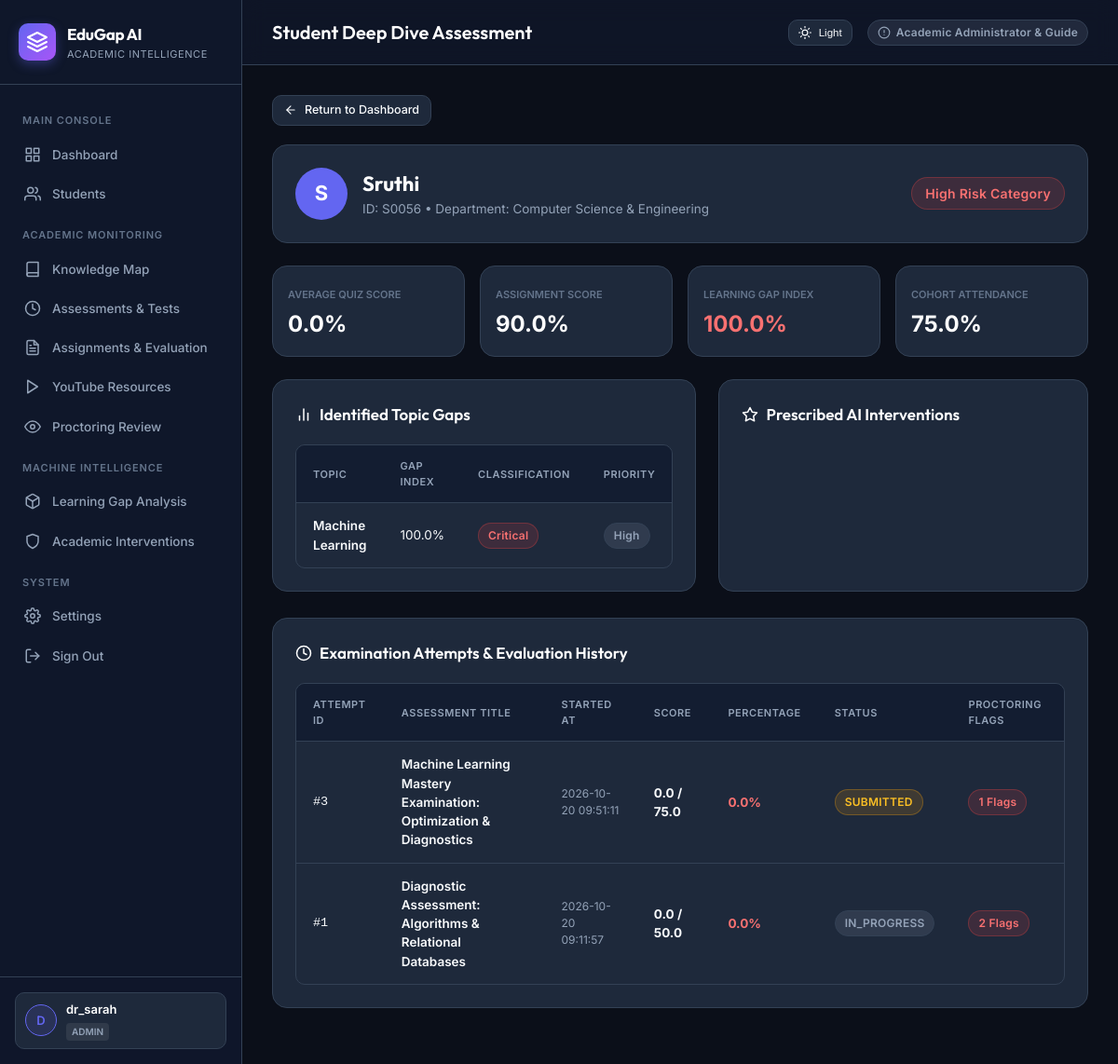
Page /student/S0056 (signed in) on the earlier database version.
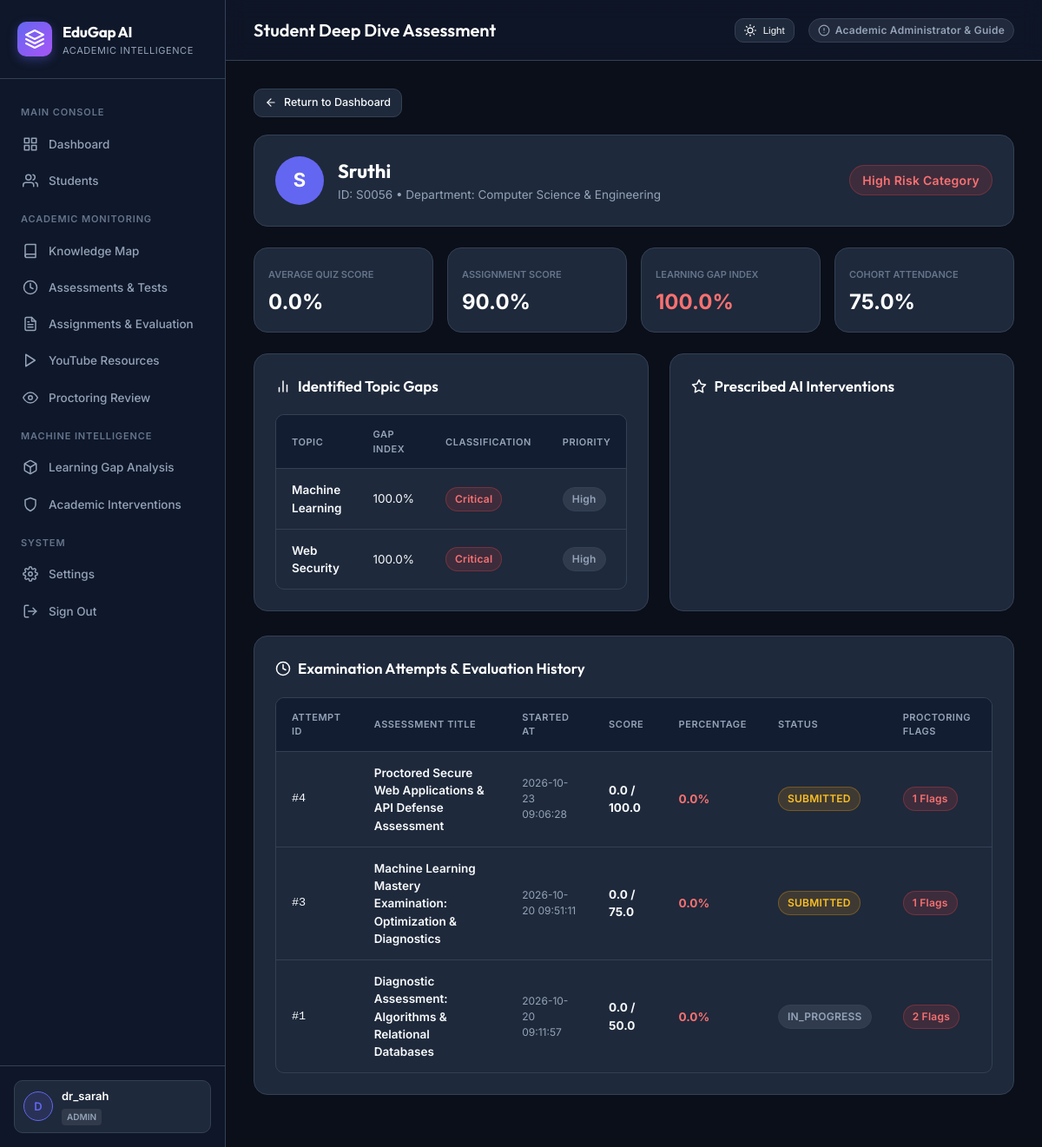
Same page on the later database version.
### tables this page shows
CREATE TABLE learning_gaps (
    id INTEGER PRIMARY KEY AUTOINCREMENT,
    student_id TEXT,
    topic TEXT,
    learning_gap_score REAL,
    gap_category TEXT,
    priority TEXT
);

CREATE TABLE assessment_attempts (
        id INTEGER PRIMARY KEY AUTOINCREMENT,
        assessment_id INTEGER NOT NULL,
        student_id TEXT NOT NULL,
        started_at TIMESTAMP DEFAULT CURRENT_TIMESTAMP,
        submitted_at TIMESTAMP,
        time_taken_seconds INTEGER DEFAULT 0,
        score REAL DEFAULT 0.0,
        max_score REAL DEFAULT 100.0,
        percentage REAL DEFAULT 0.0,
        passed INTEGER DEFAULT 0,
        status TEXT DEFAULT 'in_progress', -- 'in_progress', 'submitted', 'evaluated'
        proctoring_flag_count INTEGER DEFAULT 0,
        review_status TEXT DEFAULT 'normal', -- 'normal', 'flagged', 'under_review', 'reviewed'
        review_notes TEXT,
        evaluated_by TEXT,
        evaluated_at TIMESTAMP,
        FOREIGN KEY (assessment_id) REFERENCES assessments(id) ON DELETE CASCADE,
        FOREIGN KEY (student_id) REFERENCES students(student_id)
    );

CREATE TABLE assessments (
        id INTEGER PRIMARY KEY AUTOINCREMENT,
        title TEXT NOT NULL,
        description TEXT,
        subject TEXT NOT NULL,
        topic TEXT NOT NULL,
        duration_minutes INTEGER DEFAULT 30,
        passing_marks REAL DEFAULT 50.0,
        total_marks REAL DEFAULT 100.0,
        negative_marking REAL DEFAULT 0.0,
        attempt_limit INTEGER DEFAULT 1,
        shuffle_questions INTEGER DEFAULT 1,
        shuffle_options INTEGER DEFAULT 1,
        is_proctored INTEGER DEFAULT 1,
        proctoring_strictness TEXT DEFAULT 'Standard',
        assigned_to_student_id TEXT,
        due_date TIMESTAMP,
        is_published INTEGER DEFAULT 1,
        results_published INTEGER DEFAULT 1,
        created_by TEXT DEFAULT 'Admin',
        created_at TIMESTAMP DEFAULT CURRENT_TIMESTAMP
    );

### app.py (the view)
@app.route("/student/<student_id>")
@login_required
def student_details(student_id):
    if session.get("role") == "student" and session.get("student_id") != student_id:
        flash("Unauthorized access. You may only view your personal academic record.", "error")
        return redirect(url_for("dashboard"))
    connection = get_db_connection()
    student = connection.execute(
        "SELECT * FROM students WHERE student_id = ?",
        (student_id,)
    ).fetchone()
    gaps = connection.execute("""
        SELECT * FROM learning_gaps
        WHERE student_id = ?
        ORDER BY learning_gap_score DESC
    """, (student_id,)).fetchall()
    recommendations = connection.execute("""
        SELECT * FROM recommendations
        WHERE student_id = ?
    """, (student_id,)).fetchall()
    guidance_history = connection.execute("""
        SELECT * FROM student_guidance
        WHERE student_id = ?
        ORDER BY id DESC
    """, (student_id,)).fetchall()
    assessment_history = connection.execute("""
        SELECT att.*, a.title as assessment_title, a.passing_marks
        FROM assessment_attempts att
        JOIN assessments a ON a.id = att.assessment_id
        WHERE att.student_id = ?
        ORDER BY att.id DESC
    """, (student_id,)).fetchall()
    weak_topic_names = [g["topic"] for g in gaps if g["learning_gap_score"] >= 30.0]
    if weak_topic_names:
        placeholders = ",".join("?" for _ in weak_topic_names)
        recommended_videos = connection.execute(f"""
            SELECT * FROM youtube_resources
            WHERE topic IN ({placeholders}) OR assigned_to_student_id = ?
            ORDER BY id DESC LIMIT 6
        """, (*weak_topic_names, student_id)).fetchall()
    else:
        recommended_videos = connection.execute("""
            SELECT * FROM youtube_resources
            WHERE assigned_to_student_id = ? OR assigned_to_student_id IS NULL OR assigned_to_student_id = ''
            ORDER BY id DESC LIMIT 6
        """, (student_id,)).fetchall()
    connection.close()
    return render_template(
        "student.html",
        student=student,
        gaps=gaps,
        recommendations=recommendations,
        guidance_history=guidance_history,
        assessment_history=assessment_history,
        recommended_videos=recommended_videos
    )

### app.py (called while the page is built)
def get_db_connection():
    connection = sqlite3.connect(DATABASE)
    connection.row_factory = sqlite3.Row
    return connection

def login_required(f):
    @wraps(f)
    def decorated_function(*args, **kwargs):
        if "user_id" not in session:
            flash("Please authenticate to access the academic platform.", "info")
            return redirect(url_for("login"))
        return f(*args, **kwargs)
    return decorated_function

### templates/student.html (shortened to what the changed rows need)
{% extends "base.html" %}
{% block header_title %}Student Deep Dive Assessment{% endblock %}
{% block content %}
{% if student %}
<div class="card" style="margin-bottom: 24px;">
    <div style="display: flex; justify-content: space-between; align-items: center; flex-wrap: wrap; gap: 16px;">
        <div style="display: flex; align-items: center; gap: 16px;">
            <div>
                <h2 style="font-family: 'Outfit', sans-serif; font-size: 22px; color: #ffffff;">{{ student['name'] if student['name'] else "Student " ~ student['student_id'] }}</h2>
            </div>
        </div>
    </div>
</div>
<div class="assessment-grid">
    <div class="card">
        <div class="table-container">
            <table>
                <thead>
                    <tr>
                        <th>Topic</th>
                        <th>Gap Index</th>
                        <th>Classification</th>
                        <th>Priority</th>
                    </tr>
                </thead>
                <tbody>
                    {% for g in gaps %}
                    <tr>
                        <td style="font-weight: 600;">{{ g['topic'] }}</td>
                        <td>{{ "%.1f"|format(g['learning_gap_score']) }}%</td>
                        <td>
                            {% if g['gap_category'] == 'High Gap' or g['gap_category'] == 'High' %}
                            <span class="badge badge-high">Critical</span>
                            {% elif g['gap_category'] == 'Medium Gap' or g['gap_category'] == 'Medium' %}
                            <span class="badge badge-medium">Moderate</span>
                            {% else %}
                            <span class="badge badge-low">Normal</span>
                            {% endif %}
                        </td>
                        <td>
                            <span class="badge badge-neutral">{{ g['priority'] }}</span>
                        </td>
                    </tr>
                    {% endfor %}
                </tbody>
            </table>
        </div>
    </div>
</div>
<div class="card" style="margin-bottom: 28px;">
    <div class="table-container">
        <table>
            <thead>
                <tr>
                    <th>Attempt ID</th>
                    <th>Assessment Title</th>
                    <th>Started At</th>
                    <th>Score</th>
                    <th>Percentage</th>
                    <th>Status</th>
                    <th>Proctoring Flags</th>
                </tr>
            </thead>
            <tbody>
                {% for att in assessment_history %}
                <tr>
                    <td style="font-family: monospace;">#{{ att['id'] }}</td>
                    <td style="font-weight: 600;">{{ att['assessment_title'] }}</td>
                    <td style="font-size: 12px; color: var(--text-secondary);">{{ att['started_at'] }}</td>
                    <td><strong>{{ "%.1f"|format(att['score']) }} / {{ att['max_score'] }}</strong></td>
                    <td>
                        {% if att['percentage'] >= att['passing_marks'] %}
                        <span style="font-weight: 700; color: #34d399;">{{ "%.1f"|format(att['percentage']) }}%</span>
                        {% else %}
                        <span style="font-weight: 700; color: #f87171;">{{ "%.1f"|format(att['percentage']) }}%</span>
                        {% endif %}
                    </td>
                    <td>
                        <span class="badge {% if att['status'] == 'evaluated' %}badge-low{% elif att['status'] == 'submitted' %}badge-medium{% else %}badge-neutral{% endif %}">
                            {{ att['status']|upper }}
                        </span>
                    </td>
                    <td>
                        {% if att['proctoring_flag_count'] > 0 %}
                            <span class="badge badge-high">{{ att['proctoring_flag_count'] }} Flags</span>
                        {% else %}
                            <span class="badge badge-low">Clean</span>
                        {% endif %}
                    </td>
                </tr>
                {% else %}
                <tr>
                    <td colspan="7" style="text-align: center; color: var(--text-secondary); padding: 20px;">
                        No examinations taken yet.
                    </td>
                </tr>
                {% endfor %}
            </tbody>
        </table>
    </div>
</div>
{% else %}
<div class="card" style="text-align: center; padding: 48px;">
    <h2>Student record not found</h2>
    <p style="color: var(--text-secondary); margin-top: 8px;">The requested academic identifier does not correspond to an enrolled learner.</p>
</div>
{% endif %}
{% endblock %}

Differences in the rows shown:
added learning_gaps: topic "Web Security", learning_gap_score "100.0", gap_category "Critical", priority "High"
added assessment_attempts: id "4", assessment_title "Proctored Secure Web Applications & API Defense Assessment", started_at "2026-10-23 09:06:28", score "0.0", max_score "100.0", percentage "0.0", status "SUBMITTED", proctoring_flag_count "1"
